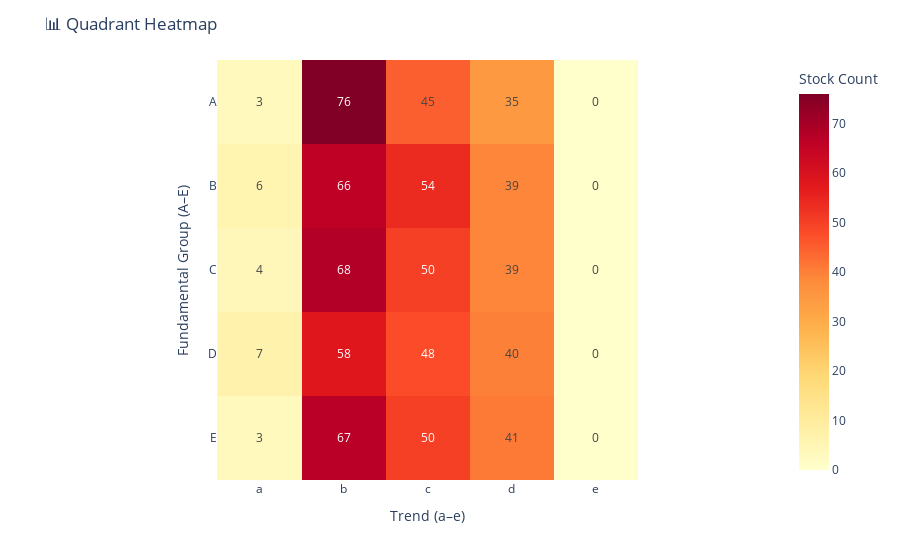

The cell this chart's notebook holds for it:
### Markdown cell above
### 📘 **ชื่อกราฟ:** Quadrant Heatmap

**แกน Y (แนวตั้ง):** Fundamental Group (A–E)

> A = พื้นฐานดีมาก → E = พื้นฐานแย่ที่สุด

**แกน X (แนวนอน):** Trend Grade (a–e)

> a = ขาขึ้นแรง → e = ขาลงแรง

**สี:**

* สีเข้ม (แดง–เลือดหมู) หมายถึง มีจำนวนหุ้นมากใน Quadrant นั้น
* สีอ่อน (เหลือง–ขาว) หมายถึง มีหุ้นน้อยหรือแทบไม่มี

---

### 📊 **สิ่งที่ Heatmap แสดงให้เห็น**

| พื้นฐาน \ แนวโน้ม | a | b      | c  | d  | e |
| ----------------- | - | ------ | -- | -- | - |
| **A**             | 3 | **76** | 45 | 35 | 0 |
| **B**             | 6 | **66** | 54 | 39 | 0 |
| **C**             | 4 | **68** | 50 | 39 | 0 |
| **D**             | 7 | **58** | 48 | 40 | 0 |
| **E**             | 3 | **67** | 50 | 41 | 0 |

---

### 🔍 **วิเคราะห์ความหมาย**

1. **จุดหนาแน่นสูงสุด (สีแดงเข้ม)**

   * อยู่ที่คอลัมน์ **b (trend ขาขึ้น)** ในทุกระดับพื้นฐาน A–E
   * โดยเฉพาะ **A–b (76 หุ้น)** มากที่สุด
     👉 หมายความว่า หุ้นส่วนใหญ่ในตลาดตอนนี้ **มีแนวโน้มขาขึ้นระดับปานกลางถึงดี**

2. **แทบไม่มีหุ้นในแนวโน้ม “e” (ขาลงแรง)**

   * แถวสุดท้ายของทุกกลุ่มเป็น 0
     👉 บ่งบอกว่าตลาดโดยรวมยัง “ไม่เข้าสู่ภาวะขาลงแรง”

3. **กลุ่ม A–b, B–b, C–b, E–b** มีจำนวนสูงใกล้เคียงกัน
   👉 สะท้อนว่าการขึ้นของตลาดเกิดทั่วทั้งกลุ่ม ไม่เฉพาะหุ้นพื้นฐานดี

4. **กลุ่ม A–a มีเพียง 3 หุ้น**
   👉 หุ้นพื้นฐานดีและขาขึ้นแรงจริง ๆ มีน้อยมาก — เป็น “กลุ่มเด่นพิเศษ” หรือ “หุ้นนำตลาด (leaders)”

---

### 🧠 **สรุปภาพรวมตลาดจากกราฟนี้**

* ตลาดส่วนใหญ่ **อยู่ในแนวโน้มขาขึ้นระดับ b และ c**
* **หุ้นพื้นฐานดี (A, B)** ก็ยังคงเป็นขาขึ้น → ภาวะตลาด “เชิงบวก” (bullish sentiment)
* **ไม่มีหุ้นใน e (ขาลงแรง)** → ความเสี่ยงตลาดโดยรวมต่ำ
* สามารถสรุปได้ว่า

  > “Most stocks are in a mild-to-strong uptrend, with concentration in Quadrants Ab–Cb, indicating a stable bullish phase.”

---

### Code cell
import plotly.express as px
df_result3 = df.copy()
quadrant_counts = df_result3['quadrant'].value_counts().sort_index()
financial_levels = ["A","B","C","D","E"]   # กลุ่มพื้นฐาน (Fundamental)
trend_levels = ["a","b","c","d","e"]       # กลุ่มเทคนิค (Trend)

heatmap_data = pd.DataFrame(0, index=financial_levels, columns=trend_levels)
for q, count in quadrant_counts.items():
    fin = q[0]   # เช่น "A"
    trend = q[1] # เช่น "a"
    heatmap_data.loc[fin, trend] = count
fig = px.imshow(
    heatmap_data,
    labels=dict(x="Trend (a–e)", y="Fundamental Group (A–E)", color="Stock Count"),
    x=trend_levels,
    y=financial_levels,
    color_continuous_scale="YlOrRd",
    text_auto=True
)
fig.update_layout(title="📊 Quadrant Heatmap")

### Figure 1 — Plotly figure (JSON) as saved in the notebook; plotly's stock layout.template omitted (floating-point values rounded to 4 significant figures)
{"data": [{"coloraxis": "coloraxis", "hovertemplate": "Trend (a–e): %{x}<br>Fundamental Group (A–E): %{y}<br>Stock Count: %{z}<extra></extra>", "name": "0", "texttemplate": "%{z}", "type": "heatmap", "x": ["a", "b", "c", "d", "e"], "xaxis": "x", "y": ["A", "B", "C", "D", "E"], "yaxis": "y", "z": [[3, 76, 45, 35, 0], [6, 66, 54, 39, 0], [4, 68, 50, 39, 0], [7, 58, 48, 40, 0], [3, 67, 50, 41, 0]]}], "layout": {"coloraxis": {"colorbar": {"title": {"text": "Stock Count"}}, "colorscale": [[0, "rgb(255,255,204)"], [0.125, "rgb(255,237,160)"], [0.25, "rgb(254,217,118)"], [0.375, "rgb(254,178,76)"], [0.5, "rgb(253,141,60)"], [0.625, "rgb(252,78,42)"], [0.75, "rgb(227,26,28)"], [0.875, "rgb(189,0,38)"], [1, "rgb(128,0,38)"]]}, "margin": {"t": 60}, "title": {"text": "📊 Quadrant Heatmap"}, "xaxis": {"anchor": "y", "constrain": "domain", "domain": [0, 1], "scaleanchor": "y", "title": {"text": "Trend (a–e)"}}, "yaxis": {"anchor": "x", "autorange": "reversed", "constrain": "domain", "domain": [0, 1], "title": {"text": "Fundamental Group (A–E)"}}}}
